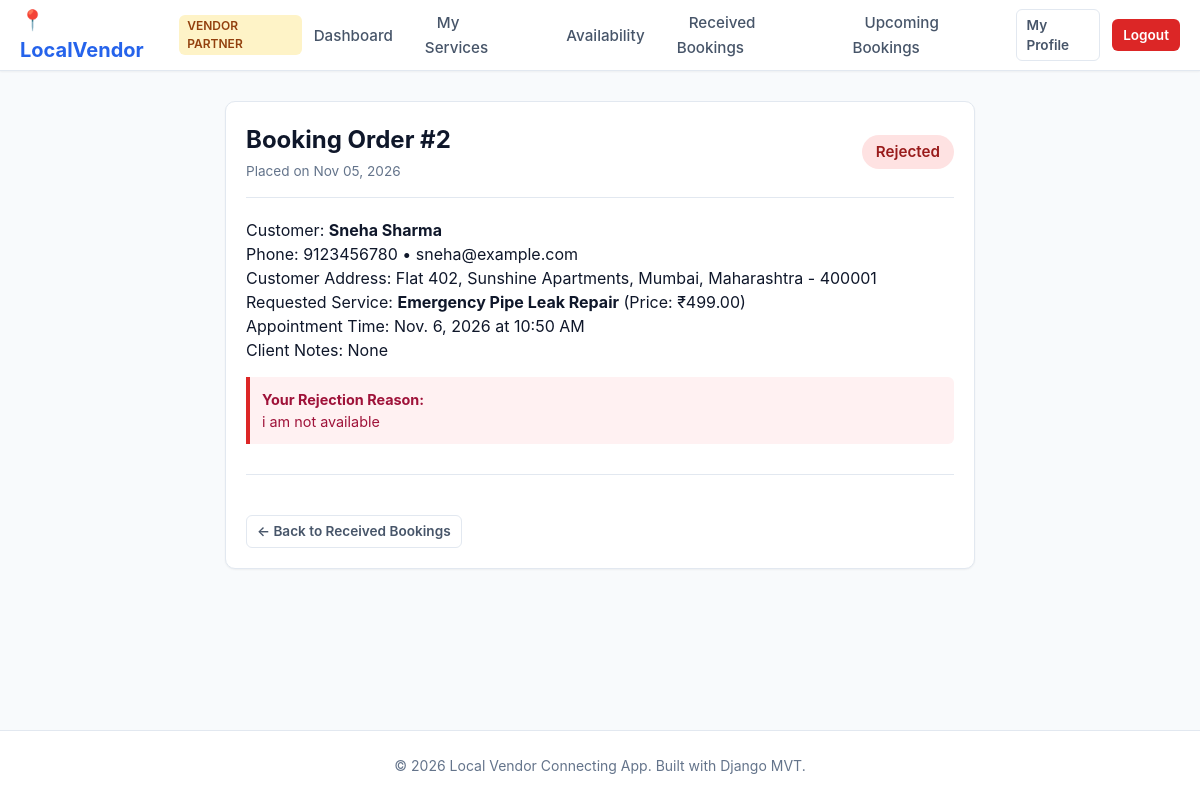
The app's page /vendor/bookings/2/ (signed in) with its own data.
### services/models.py (models this page shows, shortened)
class Booking(models.Model):
    PENDING = 'pending'
    CONFIRMED = 'confirmed'
    REJECTED = 'rejected'
    COMPLETED = 'completed'
    CANCELLED = 'cancelled'
    STATUS_CHOICES = [
        (PENDING, 'Pending'),
        (CONFIRMED, 'Confirmed'),
        (REJECTED, 'Rejected'),
        (COMPLETED, 'Completed'),
        (CANCELLED, 'Cancelled'),
    ]
    customer = models.ForeignKey(CustomerProfile, on_delete=models.CASCADE, related_name='bookings')
    vendor = models.ForeignKey(VendorProfile, on_delete=models.CASCADE, related_name='bookings')
    service = models.ForeignKey(Service, on_delete=models.CASCADE, related_name='bookings')
    booking_date = models.DateField()
    booking_time = models.TimeField()
    status = models.CharField(max_length=10, choices=STATUS_CHOICES, default=PENDING)
    notes = models.TextField(blank=True)
    rejection_reason = models.TextField(blank=True)
    created_at = models.DateTimeField(auto_now_add=True)
    updated_at = models.DateTimeField(auto_now=True)
    class Meta:
        ordering = ['-created_at']

class Service(models.Model):
    vendor = models.ForeignKey(VendorProfile, on_delete=models.CASCADE, related_name='services')
    category = models.ForeignKey(ServiceCategory, on_delete=models.CASCADE, related_name='services')
    name = models.CharField(max_length=200)
    description = models.TextField()
    price = models.DecimalField(max_digits=10, decimal_places=2)
    duration_minutes = models.PositiveIntegerField(help_text='Duration in minutes')
    is_available = models.BooleanField(default=True)
    created_at = models.DateTimeField(auto_now_add=True)
    updated_at = models.DateTimeField(auto_now=True)

### accounts/models.py (models this page shows, shortened)
class CustomerProfile(models.Model):
    user = models.OneToOneField(User, on_delete=models.CASCADE, related_name='customer_profile')
    phone = models.CharField(max_length=15, blank=True)
    address = models.TextField(blank=True)
    city = models.CharField(max_length=100, blank=True)
    state = models.CharField(max_length=100, blank=True)
    pincode = models.CharField(max_length=10, blank=True)
    profile_picture = models.ImageField(upload_to=profile_picture_upload_path, blank=True, null=True)
    is_active_customer = models.BooleanField(default=True)
    created_at = models.DateTimeField(auto_now_add=True)
    updated_at = models.DateTimeField(auto_now=True)

class User(AbstractUser):
    CUSTOMER = 'customer'
    VENDOR = 'vendor'
    ADMIN = 'admin'
    USER_TYPE_CHOICES = [
        (CUSTOMER, 'Customer'),
        (VENDOR, 'Vendor'),
        (ADMIN, 'Admin'),
    ]
    user_type = models.CharField(
        max_length=10,
        choices=USER_TYPE_CHOICES,
        default=CUSTOMER,
    )

### vendor/views.py (the view)
# urls.py: path('bookings/<int:booking_id>/', views.booking_detail, name='booking_detail'),
@vendor_required
def booking_detail(request, booking_id):
    vendor = request.user.vendor_profile
    booking = get_object_or_404(Booking, id=booking_id, vendor=vendor)
    context = {
        'booking': booking,
    }
    return render(request, 'vendor/booking_detail.html', context)

### templates/vendor/booking_detail.html (shortened to what this page needs)
{% extends 'vendor/vendor_base.html' %}
{% block content %}
<div class="card" style="max-width: 750px; margin: 0 auto;">
    <div style="display: flex; justify-content: space-between; align-items: center; border-bottom: 1px solid var(--border); padding-bottom: 15px; margin-bottom: 20px;">
        <div>
            <h2>Booking Order #{{ booking.id }}</h2>
            <span style="font-size: 0.85rem; color: var(--text-muted);">Placed on {{ booking.created_at|date:"M d, Y" }}</span>
        </div>
        <span class="status-pill status-{{ booking.status }}" style="font-size: 0.95rem; padding: 6px 14px;">
            {{ booking.get_status_display }}
        </span>
    </div>
    <div class="profile-field">
        <span class="field-name">Customer:</span>
        <span class="field-value"><strong>{{ booking.customer.user.get_full_name|default:booking.customer.user.username }}</strong></span>
    </div>
    <div class="profile-field">
        <span class="field-name">Phone:</span>
        <span class="field-value">{{ booking.customer.phone }} &bull; {{ booking.customer.user.email }}</span>
    </div>
    <div class="profile-field">
        <span class="field-name">Customer Address:</span>
        <span class="field-value">{{ booking.customer.address }}, {{ booking.customer.city }}, {{ booking.customer.state }} - {{ booking.customer.pincode }}</span>
    </div>
    <div class="profile-field">
        <span class="field-name">Requested Service:</span>
        <span class="field-value"><strong>{{ booking.service.name }}</strong> (Price: ₹{{ booking.service.price }})</span>
    </div>
    <div class="profile-field">
        <span class="field-name">Appointment Time:</span>
        <span class="field-value">{{ booking.booking_date }} at {{ booking.booking_time|time:"g:i A" }}</span>
    </div>
    <div class="profile-field">
        <span class="field-name">Client Notes:</span>
        <span class="field-value">{{ booking.notes|default:"None" }}</span>
    </div>
    {% if booking.status == 'rejected' and booking.rejection_reason %}
    <div class="reason-box" style="margin-top: 15px;">
        <strong>Your Rejection Reason:</strong>
        <p>{{ booking.rejection_reason }}</p>
    </div>
    {% endif %}
    <div style="margin-top: 30px; padding-top: 20px; border-top: 1px solid var(--border);">
        <div style="margin-top: 20px;">
            <a href="{% url 'vendor:received_bookings' %}" class="btn btn-secondary btn-sm">&larr; Back to Received Bookings</a>
        </div>
    </div>
</div>
{% endblock %}

### static/css/base.css (style rules this page uses)
:root { --primary: #2563eb; --primary-hover: #1d4ed8; --primary-light: #eff6ff; --secondary: #475569; --success: #16a34a; --warning: #d97706; --danger: #dc2626; --bg-main: #f8fafc; --surface: #ffffff; --text-main: #0f172a; --text-muted: #64748b; --border: #e2e8f0; --border-focus: #93c5fd; --radius-sm: 6px; --radius-md: 10px; --radius-lg: 16px; --shadow-sm: 0 1px 2px 0 rgba(0, 0, 0, 0.05); --shadow-md: 0 4px 6px -1px rgba(0, 0, 0, 0.1), 0 2px 4px -2px rgba(0, 0, 0, 0.05); --shadow-lg: 0 10px 15px -3px rgba(0, 0, 0, 0.1), 0 4px 6px -4px rgba(0, 0, 0, 0.05); --font: -apple-system, BlinkMacSystemFont, "Segoe UI", Roboto, "Helvetica Neue", Arial, sans-serif; }
* { box-sizing: border-box; margin: 0; padding: 0; }
body { font-family: var(--font); background-color: var(--bg-main); color: var(--text-main); line-height: 1.5; min-height: 100vh; display: flex; flex-direction: column; }
a { color: var(--primary); text-decoration: none; transition: color 0.15s ease-in-out; }
.btn { display: inline-flex; align-items: center; justify-content: center; padding: 8px 16px; font-size: 0.925rem; font-weight: 600; border-radius: var(--radius-sm); border: 1px solid transparent; cursor: pointer; transition: all 0.15s ease-in-out; text-decoration: none; }
.btn-secondary { background-color: var(--surface); color: var(--secondary); border-color: var(--border); }
.btn-sm { padding: 5px 10px; font-size: 0.85rem; }
.card { background: var(--surface); border: 1px solid var(--border); border-radius: var(--radius-md); padding: 20px; box-shadow: var(--shadow-sm); transition: transform 0.15s, box-shadow 0.15s; }
.status-pill { display: inline-block; padding: 3px 10px; border-radius: 9999px; font-size: 0.775rem; font-weight: 600; text-transform: capitalize; }
.status-rejected, .status-cancelled, .status-inactive { background: #fee2e2; color: #991b1b; }

### records on screen
Booking: id "2", created_at "Nov 05, 2026", status "Rejected", customer.user.get_full_name "Sneha Sharma", customer.phone "9123456780", customer.user.email "sneha@example.com", customer.address "Flat 402, Sunshine Apartments", customer.city "Mumbai", customer.state "Maharashtra", customer.pincode "400001", service.name "Emergency Pipe Leak Repair", service.price "499.00", booking_date "Nov. 6, 2026", booking_time "10:50 AM", notes "None", rejection_reason "i am not available"
